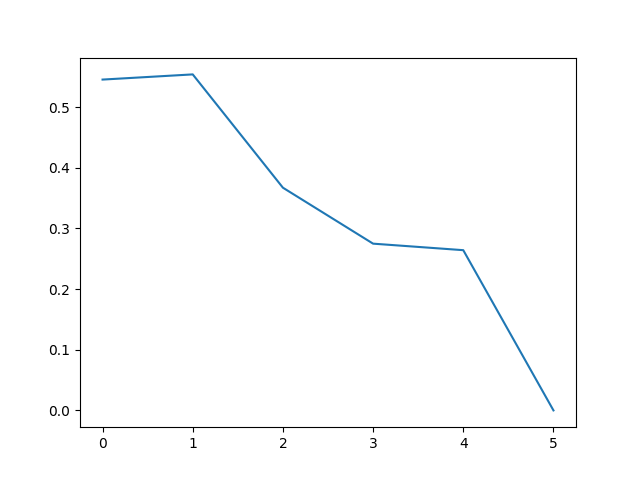

Reproduce this figure in Python.
import os
import sys
sys.path.append(os.path.realpath("../.."))

import gym
import gym_fishing
import matplotlib.pyplot as plt
from stable_baselines3 import SAC
import numpy as np

env = gym.make('fishing-v1')
model = SAC.load("sb3_sac")
obs = env.reset()
traj = []
for t in range(1000):
    action, _ = model.predict(obs)
    obs, reward, done, _ = env.step(action)
    traj.append([t, obs, env.harvest])
    if done:
        break
import pdb; pdb.set_trace()
traj = np.array(traj)
plt.plot(traj[:, 0], traj[:, 1])
plt.savefig("trash.png")

